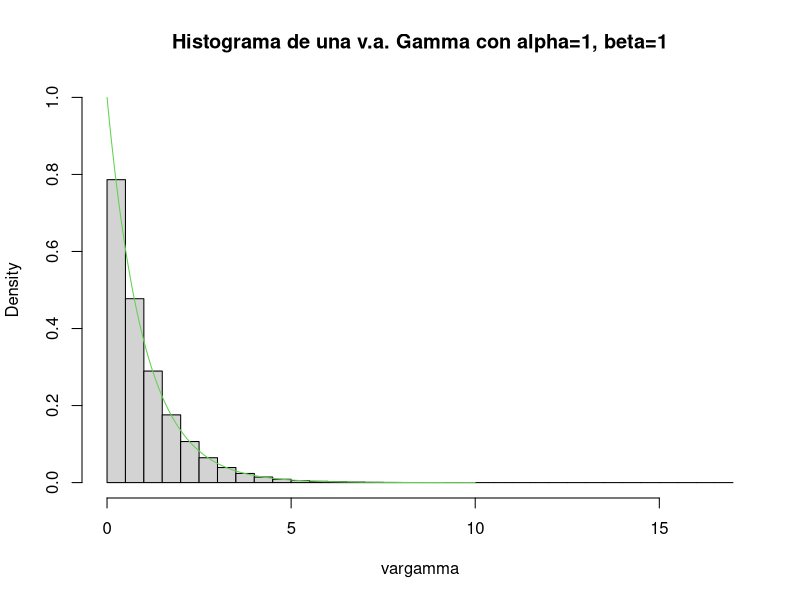
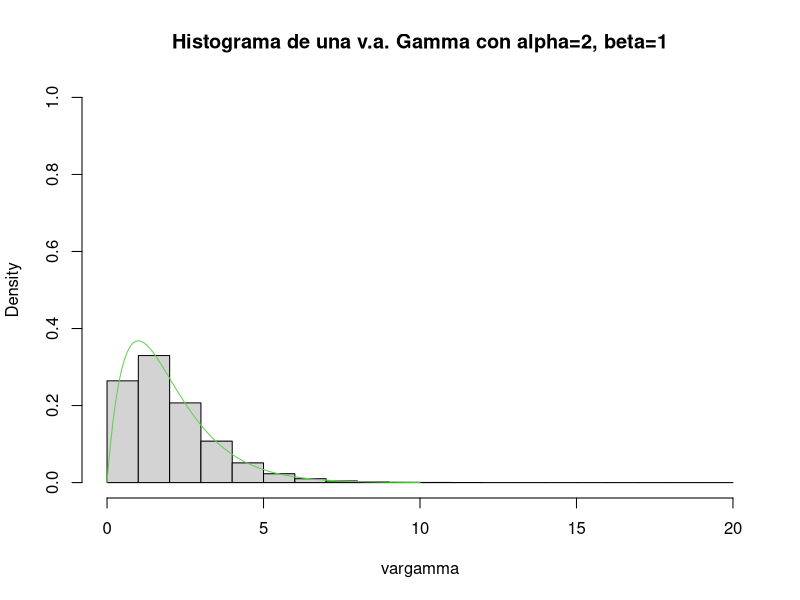
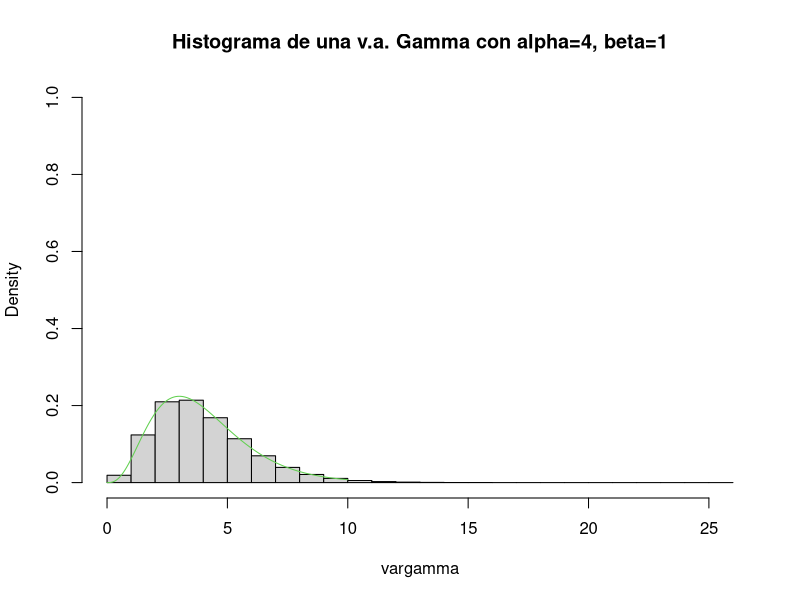

Write R code to recreate these figures, in order.
## ---- chunk 1
#| echo: true
#| fig-align: center
#| out-width: "80%"
vargamma <- rgamma(10000000, 1, scale = 1)
hist(vargamma, freq = FALSE,
     main = "Histograma de una v.a. Gamma con alpha=1, beta=1",
     ylim = c(0, 1), xlab = "vargamma")
lines(seq(0, 10, 0.01), dgamma(seq(0, 10, 0.01), 1, scale = 1), col = 3)
## ---- chunk 2
#| echo: true
#| fig-align: center
#| out-width: "80%"
vargamma <- rgamma(10000000, 2, scale = 1)
hist(vargamma, freq = FALSE,
     main = "Histograma de una v.a. Gamma con alpha=2, beta=1",
     ylim = c(0, 1), xlab = "vargamma")
lines(seq(0, 10, 0.01), dgamma(seq(0, 10, 0.01), 2, scale = 1), col = 3)
## ---- chunk 3
#| echo: true
#| fig-align: center
#| out-width: "80%"
vargamma <- rgamma(10000000, 4, scale = 1)
hist(vargamma, freq = FALSE,
     main = "Histograma de una v.a. Gamma con alpha=4, beta=1",
     ylim = c(0, 1), xlab = "vargamma")
lines(seq(0, 10, 0.01), dgamma(seq(0, 10, 0.01), 4, scale = 1), col = 3)
